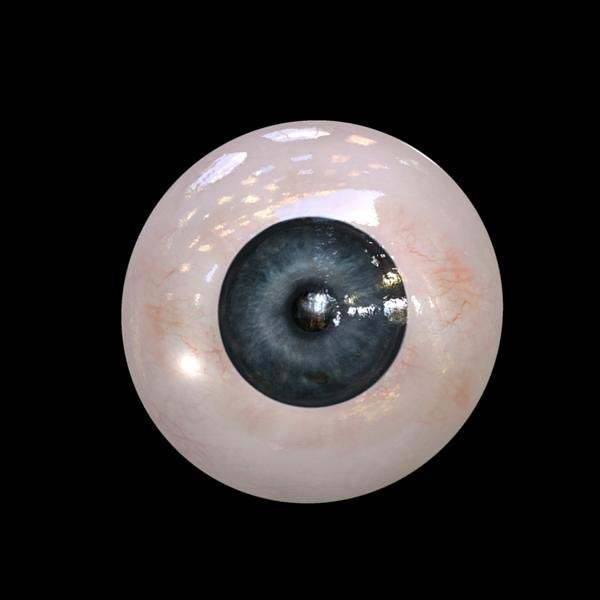
%> input picture Images/eye.jpg, 600 x 600 px
$ octave --eval "result = segmentation(imread('Images/eye.jpg'));"   (GNU Octave 9; MATLAB toolbox functions it lacks are replaced by stand-ins)
%> lines starting %> are read from the running program, lines starting %| are printed output that depends on the picture; in (x1, y1, x2, y2) boxes, pixels count from 0 and x2, y2 are one past the last pixel; in counts of white or black regions, pixels touching at a corner belong together; the program's own positions count from 1
%%%%%%%%%%%%%%%%%%%%%%%%%%%% Iris Segmentation %%%%%%%%%%%%%%%%%%%%%%%%%%%%

% Iris segmentation can be explained briefly as determining the boundaries
%   of the iris and pupil to obtain a donut shape that will be encoded.

% Smoothing with a gaussian filter is needed to determine 'true' edges
%   In this context, 'true' edges simply means 'discernable by humans'
%   which, for the case of iris detection, is the circles of iris and pupil

function [dummy_image, radii_pupil, radii_iris, x_pupil, y_pupil] = segmentation(image)

gray = rgb2gray(image);
smoothed_im = imgaussfilt(gray,6.5);
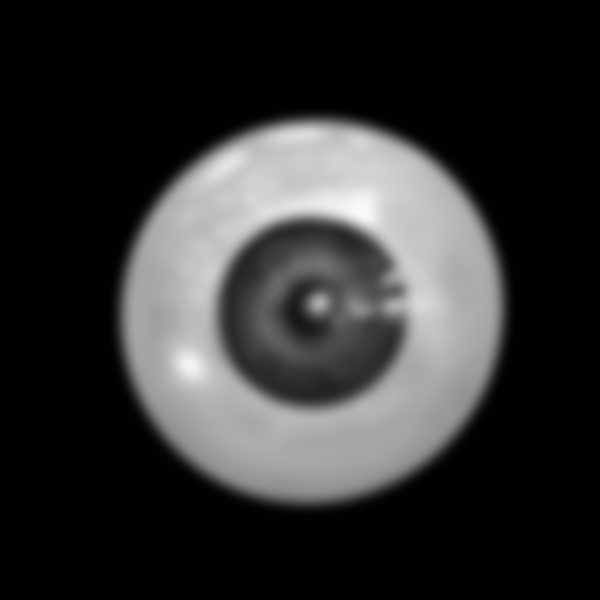
%> smoothed_im: size 600x600 uint8; min 1, max 251, mean 49.3

% imfindcircles() uses circular Hough transform to determine circles
%   based off of radius thresholds(DEPENDENT ON IMAGE)

% Finding pupil boundaries
Rmin = 40;
Rmax = 70;
[centers_pupil, radii_pupil] = imfindcircles(smoothed_im,[Rmin Rmax],'ObjectPolarity','dark');
%> centers_pupil = [342.7 329; 336.6 281.5; 296.7 342.4; 292.3 282.8]; radii_pupil = [61.35; 53.02; 61.44; 60.55]

% Finding iris boundaries
Rmin = 100;
Rmax = 250;
[centers_iris, radii_iris] = imfindcircles(smoothed_im,[Rmin Rmax],'ObjectPolarity','dark');
%> centers_iris = [310.8 322.4]; radii_iris = 105.5

% [24 lines of commented-out code are left out]

dummy_image = gray;

% [4 lines of commented-out code are left out]

center_pupil = ceil(centers_pupil(1,:));
%> center_pupil = [343 330]
x_pupil = center_pupil(2);
%> x_pupil = 330
y_pupil = center_pupil(1);
%> y_pupil = 343

theta = [0: pi/1000 : 2*pi];
xcoords_pupil = ceil(radii_pupil(1,:)) * cos(theta) + x_pupil;
%> xcoords_pupil = 2001 values, max 392 at index 1, min 268 at index 1001, mean 330
ycoords_pupil = ceil(radii_pupil(1,:)) * sin(theta) + y_pupil;
%> ycoords_pupil = 2001 values, max 405 at index 501, min 281 at index 1501, mean 343

for i = 1:size(xcoords_pupil,2)
    dummy_image(ceil(xcoords_pupil(i)),ceil(ycoords_pupil(i))) = 255;
end
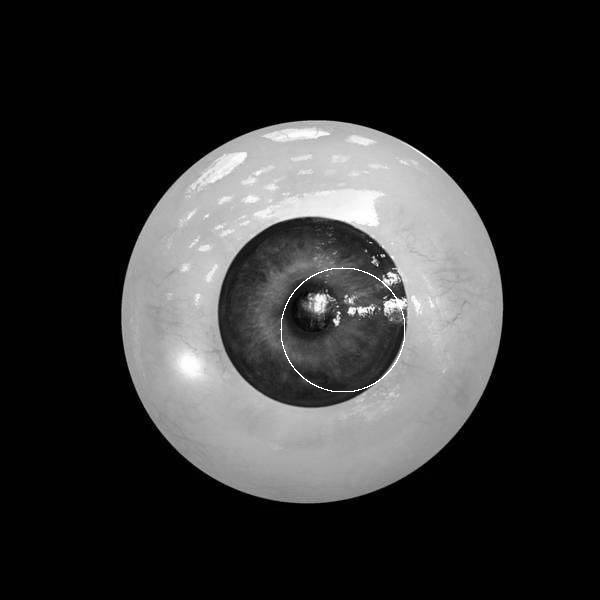
%> dummy_image: size 600x600 uint8; min 0, max 255, mean 49.5

center_iris = ceil(centers_pupil(1,:));
%> center_iris = [343 330]
x_iris = center_iris(2);
%> x_iris = 330
y_iris = center_iris(1);
%> y_iris = 343

theta = [0: pi/2000 : 2*pi];
xcoords_iris = ceil(radii_iris(1)) * cos(theta) + x_iris;
%> xcoords_iris = 4001 values, max 436 at index 1, min 224 at index 2001, mean 330
ycoords_iris = ceil(radii_iris(1)) * sin(theta) + y_iris;
%> ycoords_iris = 4001 values, max 449 at index 1001, min 237 at index 3001, mean 343

for i = 1:size(xcoords_iris,2)
    if ((xcoords_iris(i) > 0) && (ycoords_iris(i) > 0) && (xcoords_iris(i) <= size(image,1)) && (ycoords_iris(i) <= size(image,1)))
        dummy_image(ceil(xcoords_iris(i)),ceil(ycoords_iris(i))) = 255;
    end
end
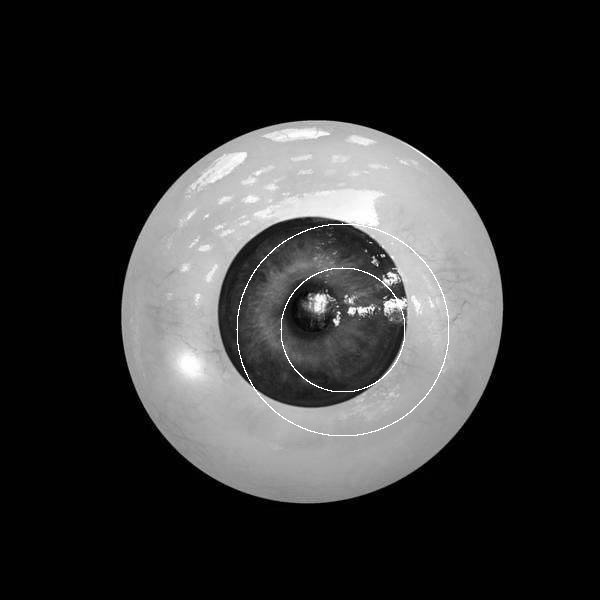
%> dummy_image: size 600x600 uint8; 0.22% of pixels changed, all inside (x1, y1, x2, y2) = (236, 223, 449, 436)

%subplot(2,2,2);
%imshow(dummy_image);
%title('pixels adjusted');

% Now that the dummy image's pixel's have been altered, we need to move
%   the iris spectrum pixels into a rectangular matrix. This will
%   eventually be our encoded template.

for i = 1:size(dummy_image,1)
    for j = 1:size(dummy_image,2)
        if (((i - x_pupil)^2 + (j - y_pupil)^2) <= (ceil(radii_pupil(1,:)))^2)
            dummy_image(i,j) = 255;
        end
    end
end
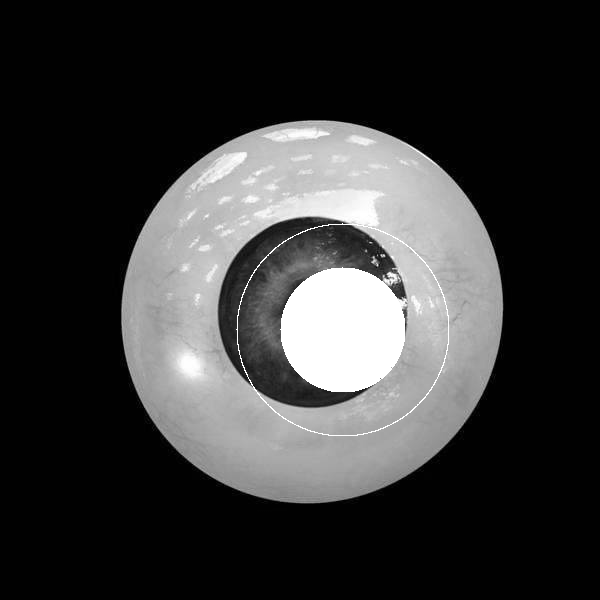
%> dummy_image: size 600x600 uint8; 3.28% of pixels changed, all inside (x1, y1, x2, y2) = (282, 269, 404, 391)

%subplot(2,2,3);
%imshow(dummy_image);
%title('inside pupil suppressed');

for i = 1:size(dummy_image,1)
    for j = 1:size(dummy_image,2)
        if (((i - x_iris)^2 + (j - y_iris)^2) >= (ceil(radii_iris(1)))^2)
            dummy_image(i,j) = 255;
        end
    end
end
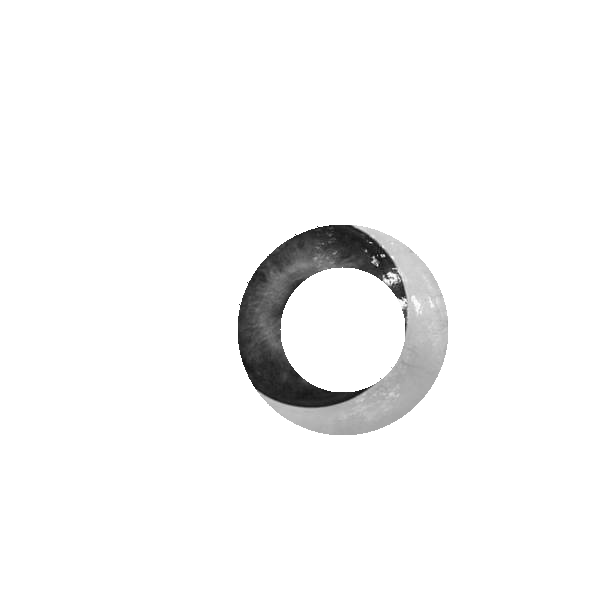
%> dummy_image: size 600x600 uint8; min 6, max 255, mean 246.6

%subplot(2,2,4);
%imshow(dummy_image);
%title('outside iris suppressed');
